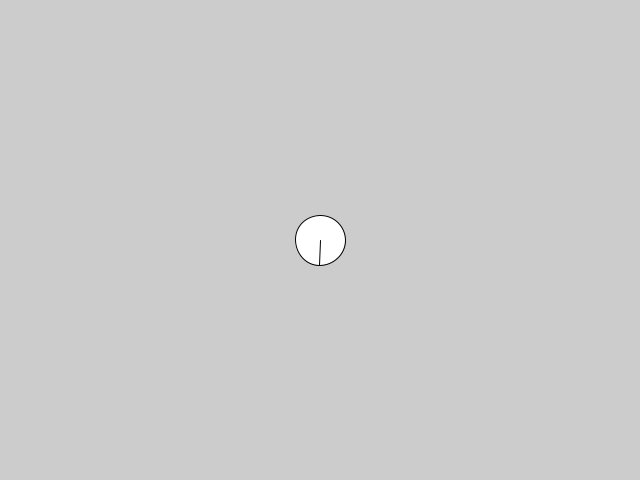
Frame 1 (no input)
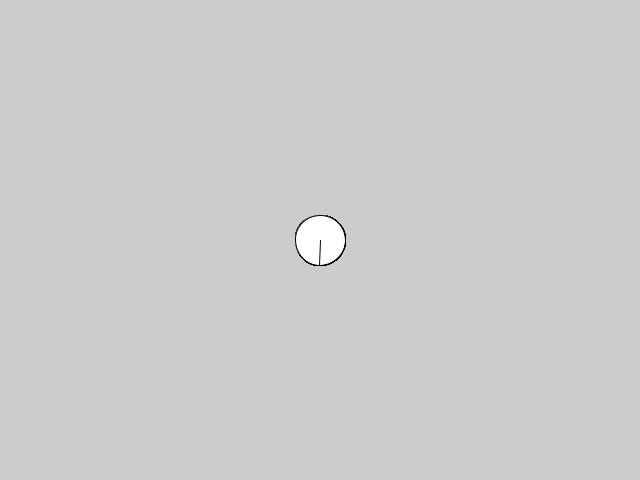
Frame 60 (the mouse pressed at the canvas centre just before this capture)
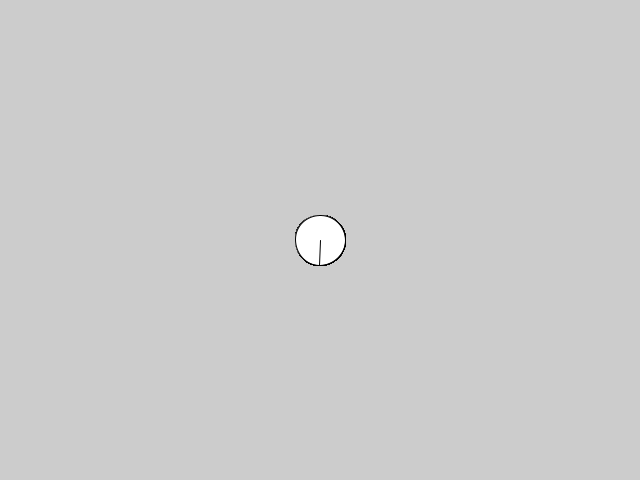
Frame 120 (the mouse held since frame 60 and released just before this capture)

The Processing sketch that drew these frames (run headless with seeded random() and noise(); from frame 60 on, the mouse is pressed at the canvas centre):

// Processing sketch: movement_with_speed_and_rotation
// ── movement_with_speed_and_rotation.pde
// Movement with speed + rotation
// (Trigonometry!)

// Another way to use the keys to move a little avatar in
// 2D is to use an angle and a speed of movement.
//
// This example shows you basic format of how to do that.

// The angle our avatar will move at relative to the x-axis
// (Note that as angles get greater they actually move
// CLOCKWISE)
float theta = PI/2;

// The number of pixels the avatar moves per frame
float speed = 5;

// The current location of the avatar
float x;
float y;

// setup()
//
// Nothing much to see here, just starts the avatar in the
// centre of the screen.

void setup() {
  size(640, 480);
  x = width/2;
  y = height/2;
}

// draw()
//
// Calls the helper methods to handle input and drawing

void draw() {
  handleInput();
  drawAvatar();
}

// handleInput()
//
// Checks to see if a key is pressed
// If LEFT or RIGHT it rotates the avatar by changing its theta (angle)
// If UP it adds the speed to the avatar's x,y position based on theta
// using trigonometry functions!

void handleInput() {
  if (!keyPressed) {
    return;
  }

  // LEFT or RIGHT means subtract or add to theta
  if (keyCode == LEFT) {
    theta -= 0.1;
  } else if (keyCode == RIGHT) {
    theta += 0.1;
  }

  // UP means move, so change the x,y position based
  // on speed and theta
  if (keyCode == UP) {
    // These are the equations for modifying a 2D position
    // based on an angle and a distance to travel (speed is the
    // distance traveled each frame)
    x += cos(theta) * speed;
    y += sin(theta) * speed;
  }
}

// drawAvatar()
//
// Uses our friendly transformations to draw the avatar in the right
// place with the right rotation

void drawAvatar() {
  // Don't strictly need pushMatrix() but I'm using it anyway
  // since it's good practice
  pushMatrix();
  // Translate to the location (so we rotate the avatar around its centre)
  translate(x, y);
  // Rotate by theta
  rotate(theta);
  // Draw an ellipse for the body)
  ellipse(0, 0, 50, 50);
  // Draw a line so we can see which way it's facing)
  line(0, 0, 25, 0);
  // If you pushMatrix() you gotta popMatrix()
  popMatrix();
}
